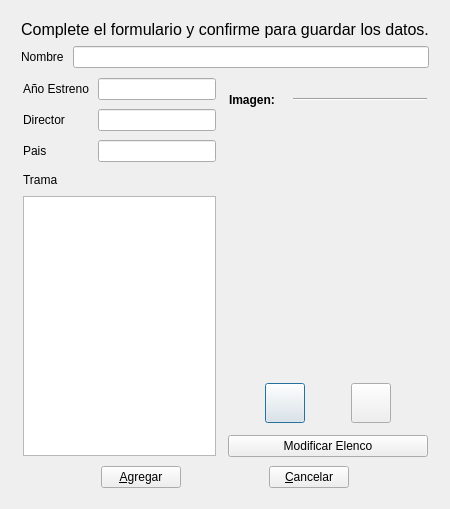
<?xml version="1.0" encoding="UTF-8"?>
<ui version="4.0">
 <class>FormularioPelicula</class>
 <widget class="QDialog" name="FormularioPelicula">
  <property name="geometry">
   <rect>
    <x>0</x>
    <y>0</y>
    <width>450</width>
    <height>509</height>
   </rect>
  </property>
  <property name="minimumSize">
   <size>
    <width>450</width>
    <height>0</height>
   </size>
  </property>
  <property name="maximumSize">
   <size>
    <width>450</width>
    <height>509</height>
   </size>
  </property>
  <property name="windowTitle">
   <string>Nueva Película</string>
  </property>
  <layout class="QVBoxLayout" name="verticalLayout_6">
   <item>
    <widget class="QStackedWidget" name="stackedWidget">
     <property name="frameShape">
      <enum>QFrame::NoFrame</enum>
     </property>
     <property name="frameShadow">
      <enum>QFrame::Plain</enum>
     </property>
     <property name="currentIndex">
      <number>0</number>
     </property>
     <widget class="QWidget" name="datosPelicula">
      <property name="enabled">
       <bool>true</bool>
      </property>
      <layout class="QVBoxLayout" name="verticalLayout_5">
       <item>
        <widget class="QLabel" name="label_7">
         <property name="font">
          <font>
           <family>Cantarell</family>
           <pointsize>12</pointsize>
          </font>
         </property>
         <property name="text">
          <string>Complete el formulario y confirme para guardar los datos.</string>
         </property>
         <property name="alignment">
          <set>Qt::AlignCenter</set>
         </property>
        </widget>
       </item>
       <item>
        <widget class="QWidget" name="widget" native="true">
         <layout class="QHBoxLayout" name="horizontalLayout">
          <property name="spacing">
           <number>9</number>
          </property>
          <property name="margin">
           <number>1</number>
          </property>
          <item>
           <widget class="QLabel" name="label">
            <property name="text">
             <string>Nombre</string>
            </property>
           </widget>
          </item>
          <item>
           <widget class="QLineEdit" name="nombreLineEdit">
            <property name="inputMethodHints">
             <set>Qt::ImhNone</set>
            </property>
           </widget>
          </item>
         </layout>
        </widget>
       </item>
       <item>
        <widget class="QWidget" name="widget_8" native="true">
         <layout class="QHBoxLayout" name="horizontalLayout_4">
          <property name="spacing">
           <number>9</number>
          </property>
          <property name="margin">
           <number>1</number>
          </property>
          <item>
           <widget class="QWidget" name="widget_7" native="true">
            <layout class="QVBoxLayout" name="verticalLayout_4">
             <property name="spacing">
              <number>9</number>
             </property>
             <property name="margin">
              <number>1</number>
             </property>
             <item>
              <widget class="QWidget" name="widget_2" native="true">
               <layout class="QFormLayout" name="formLayout">
                <property name="horizontalSpacing">
                 <number>9</number>
                </property>
                <property name="verticalSpacing">
                 <number>9</number>
                </property>
                <property name="margin">
                 <number>1</number>
                </property>
                <item row="0" column="0">
                 <widget class="QLabel" name="label_2">
                  <property name="text">
                   <string>Año Estreno</string>
                  </property>
                 </widget>
                </item>
                <item row="0" column="1">
                 <widget class="QLineEdit" name="estrenoLineEdit">
                  <property name="inputMethodHints">
                   <set>Qt::ImhNone</set>
                  </property>
                 </widget>
                </item>
                <item row="1" column="0">
                 <widget class="QLabel" name="label_4">
                  <property name="text">
                   <string>Director</string>
                  </property>
                 </widget>
                </item>
                <item row="1" column="1">
                 <widget class="QLineEdit" name="directorLineEdit"/>
                </item>
                <item row="2" column="0">
                 <widget class="QLabel" name="label_5">
                  <property name="text">
                   <string>Pais</string>
                  </property>
                 </widget>
                </item>
                <item row="2" column="1">
                 <widget class="QLineEdit" name="paisLineEdit"/>
                </item>
               </layout>
              </widget>
             </item>
             <item>
              <widget class="QWidget" name="widget_6" native="true">
               <layout class="QVBoxLayout" name="verticalLayout_3">
                <property name="spacing">
                 <number>9</number>
                </property>
                <property name="margin">
                 <number>1</number>
                </property>
                <item>
                 <widget class="QLabel" name="label_6">
                  <property name="text">
                   <string>Trama</string>
                  </property>
                 </widget>
                </item>
                <item>
                 <widget class="QPlainTextEdit" name="tramaPlainTextEdit"/>
                </item>
               </layout>
              </widget>
             </item>
            </layout>
           </widget>
          </item>
          <item>
           <widget class="QWidget" name="widget_5" native="true">
            <layout class="QVBoxLayout" name="verticalLayout_2">
             <property name="spacing">
              <number>9</number>
             </property>
             <property name="margin">
              <number>1</number>
             </property>
             <item>
              <widget class="QWidget" name="widget_3" native="true">
               <property name="minimumSize">
                <size>
                 <width>0</width>
                 <height>0</height>
                </size>
               </property>
               <layout class="QHBoxLayout" name="horizontalLayout_2">
                <property name="spacing">
                 <number>9</number>
                </property>
                <property name="margin">
                 <number>1</number>
                </property>
                <item>
                 <widget class="QLabel" name="label_8">
                  <property name="minimumSize">
                   <size>
                    <width>0</width>
                    <height>0</height>
                   </size>
                  </property>
                  <property name="maximumSize">
                   <size>
                    <width>55</width>
                    <height>16777215</height>
                   </size>
                  </property>
                  <property name="font">
                   <font>
                    <weight>75</weight>
                    <bold>true</bold>
                   </font>
                  </property>
                  <property name="text">
                   <string>Imagen:</string>
                  </property>
                 </widget>
                </item>
                <item>
                 <widget class="Line" name="line">
                  <property name="orientation">
                   <enum>Qt::Horizontal</enum>
                  </property>
                 </widget>
                </item>
               </layout>
              </widget>
             </item>
             <item>
              <widget class="QLabel" name="imagenLabel">
               <property name="minimumSize">
                <size>
                 <width>200</width>
                 <height>240</height>
                </size>
               </property>
               <property name="maximumSize">
                <size>
                 <width>200</width>
                 <height>240</height>
                </size>
               </property>
               <property name="text">
                <string/>
               </property>
               <property name="pixmap">
                <pixmap>ImgProductos/No Imagen.png</pixmap>
               </property>
               <property name="scaledContents">
                <bool>true</bool>
               </property>
               <property name="alignment">
                <set>Qt::AlignCenter</set>
               </property>
               <property name="wordWrap">
                <bool>false</bool>
               </property>
               <property name="openExternalLinks">
                <bool>false</bool>
               </property>
              </widget>
             </item>
             <item>
              <widget class="QWidget" name="widget_4" native="true">
               <layout class="QHBoxLayout" name="horizontalLayout_3">
                <property name="spacing">
                 <number>9</number>
                </property>
                <property name="margin">
                 <number>1</number>
                </property>
                <item>
                 <spacer name="horizontalSpacer_10">
                  <property name="orientation">
                   <enum>Qt::Horizontal</enum>
                  </property>
                  <property name="sizeHint" stdset="0">
                   <size>
                    <width>40</width>
                    <height>20</height>
                   </size>
                  </property>
                 </spacer>
                </item>
                <item>
                 <widget class="QPushButton" name="nuevaImagenButton">
                  <property name="maximumSize">
                   <size>
                    <width>40</width>
                    <height>40</height>
                   </size>
                  </property>
                  <property name="toolTip">
                   <string>&lt;html&gt;&lt;head/&gt;&lt;body&gt;&lt;p align=&quot;center&quot;&gt;&lt;span style=&quot; font-size:12pt;&quot;&gt;Añada una fotografía de la película&lt;/span&gt;&lt;/p&gt;&lt;p align=&quot;center&quot;&gt;&lt;span style=&quot; font-size:12pt;&quot;&gt;Tamaño recomendado 200px x 240px o superior&lt;/span&gt;&lt;/p&gt;&lt;/body&gt;&lt;/html&gt;</string>
                  </property>
                  <property name="text">
                   <string/>
                  </property>
                  <property name="icon">
                   <iconset>
                    <normaloff>imgInterfaz/buscarImagen1.png</normaloff>imgInterfaz/buscarImagen1.png</iconset>
                  </property>
                  <property name="iconSize">
                   <size>
                    <width>30</width>
                    <height>30</height>
                   </size>
                  </property>
                 </widget>
                </item>
                <item>
                 <spacer name="horizontalSpacer_4">
                  <property name="orientation">
                   <enum>Qt::Horizontal</enum>
                  </property>
                  <property name="sizeHint" stdset="0">
                   <size>
                    <width>40</width>
                    <height>20</height>
                   </size>
                  </property>
                 </spacer>
                </item>
                <item>
                 <widget class="QPushButton" name="borrarImagenButton">
                  <property name="maximumSize">
                   <size>
                    <width>40</width>
                    <height>40</height>
                   </size>
                  </property>
                  <property name="toolTip">
                   <string>&lt;html&gt;&lt;head/&gt;&lt;body&gt;&lt;p align=&quot;center&quot;&gt;&lt;span style=&quot; font-size:12pt;&quot;&gt;Eliminar imagen&lt;/span&gt;&lt;/p&gt;&lt;/body&gt;&lt;/html&gt;</string>
                  </property>
                  <property name="text">
                   <string/>
                  </property>
                  <property name="icon">
                   <iconset>
                    <normaloff>imgInterfaz/eliminarImagen1.png</normaloff>imgInterfaz/eliminarImagen1.png</iconset>
                  </property>
                  <property name="iconSize">
                   <size>
                    <width>30</width>
                    <height>30</height>
                   </size>
                  </property>
                 </widget>
                </item>
                <item>
                 <spacer name="horizontalSpacer_11">
                  <property name="orientation">
                   <enum>Qt::Horizontal</enum>
                  </property>
                  <property name="sizeHint" stdset="0">
                   <size>
                    <width>40</width>
                    <height>20</height>
                   </size>
                  </property>
                 </spacer>
                </item>
               </layout>
              </widget>
             </item>
             <item>
              <widget class="QPushButton" name="elencoButton">
               <property name="text">
                <string>Modificar Elenco</string>
               </property>
              </widget>
             </item>
            </layout>
           </widget>
          </item>
         </layout>
        </widget>
       </item>
       <item>
        <widget class="QWidget" name="widget_9" native="true">
         <layout class="QHBoxLayout" name="horizontalLayout_5">
          <property name="spacing">
           <number>9</number>
          </property>
          <property name="margin">
           <number>1</number>
          </property>
          <item>
           <spacer name="horizontalSpacer_2">
            <property name="orientation">
             <enum>Qt::Horizontal</enum>
            </property>
            <property name="sizeHint" stdset="0">
             <size>
              <width>66</width>
              <height>20</height>
             </size>
            </property>
           </spacer>
          </item>
          <item>
           <widget class="QPushButton" name="agregarButton">
            <property name="text">
             <string>&amp;Agregar</string>
            </property>
           </widget>
          </item>
          <item>
           <spacer name="horizontalSpacer">
            <property name="orientation">
             <enum>Qt::Horizontal</enum>
            </property>
            <property name="sizeHint" stdset="0">
             <size>
              <width>65</width>
              <height>20</height>
             </size>
            </property>
           </spacer>
          </item>
          <item>
           <widget class="QPushButton" name="cancelarButton">
            <property name="text">
             <string>&amp;Cancelar</string>
            </property>
           </widget>
          </item>
          <item>
           <spacer name="horizontalSpacer_3">
            <property name="orientation">
             <enum>Qt::Horizontal</enum>
            </property>
            <property name="sizeHint" stdset="0">
             <size>
              <width>66</width>
              <height>20</height>
             </size>
            </property>
           </spacer>
          </item>
         </layout>
        </widget>
       </item>
      </layout>
     </widget>
     <widget class="QWidget" name="elencoPelicula">
      <layout class="QVBoxLayout" name="verticalLayout">
       <item>
        <widget class="QLabel" name="label_3">
         <property name="text">
          <string>&lt;html&gt;&lt;head/&gt;&lt;body&gt;&lt;p align=&quot;center&quot;&gt;Seleccione un actor, desígnele su rol y descríbalo previamente antes de grabar. Ya guardado el actor ingresado puede continuar añadiendo actores a la película tantas veces quiera. Cuando haya finalizado la asignación de roles presione terminar para continuar con en ingreso de la película.&lt;/p&gt;&lt;/body&gt;&lt;/html&gt;</string>
         </property>
         <property name="alignment">
          <set>Qt::AlignCenter</set>
         </property>
         <property name="wordWrap">
          <bool>true</bool>
         </property>
        </widget>
       </item>
       <item>
        <widget class="QGroupBox" name="groupBox_4">
         <property name="title">
          <string>Elenco para </string>
         </property>
         <layout class="QVBoxLayout" name="verticalLayout_7">
          <item>
           <widget class="QGroupBox" name="groupBox_2">
            <property name="title">
             <string>Actor</string>
            </property>
            <layout class="QHBoxLayout" name="horizontalLayout_8">
             <item>
              <spacer name="horizontalSpacer_8">
               <property name="orientation">
                <enum>Qt::Horizontal</enum>
               </property>
               <property name="sizeHint" stdset="0">
                <size>
                 <width>40</width>
                 <height>20</height>
                </size>
               </property>
              </spacer>
             </item>
             <item>
              <widget class="QComboBox" name="actoresComboBox">
               <property name="minimumSize">
                <size>
                 <width>300</width>
                 <height>0</height>
                </size>
               </property>
               <property name="maximumSize">
                <size>
                 <width>300</width>
                 <height>16777215</height>
                </size>
               </property>
              </widget>
             </item>
            </layout>
           </widget>
          </item>
          <item>
           <widget class="QGroupBox" name="groupBox">
            <property name="title">
             <string>Rol del actor</string>
            </property>
            <layout class="QHBoxLayout" name="horizontalLayout_6">
             <item>
              <spacer name="horizontalSpacer_9">
               <property name="orientation">
                <enum>Qt::Horizontal</enum>
               </property>
               <property name="sizeHint" stdset="0">
                <size>
                 <width>40</width>
                 <height>20</height>
                </size>
               </property>
              </spacer>
             </item>
             <item>
              <widget class="QLineEdit" name="rolLineEdit">
               <property name="minimumSize">
                <size>
                 <width>300</width>
                 <height>0</height>
                </size>
               </property>
               <property name="maximumSize">
                <size>
                 <width>300</width>
                 <height>16777215</height>
                </size>
               </property>
              </widget>
             </item>
            </layout>
           </widget>
          </item>
          <item>
           <widget class="QGroupBox" name="groupBox_3">
            <property name="title">
             <string>Descripción del rol</string>
            </property>
            <layout class="QHBoxLayout" name="horizontalLayout_9">
             <item>
              <widget class="QPlainTextEdit" name="infoRolPlainTextEdit">
               <property name="minimumSize">
                <size>
                 <width>250</width>
                 <height>100</height>
                </size>
               </property>
               <property name="maximumSize">
                <size>
                 <width>300</width>
                 <height>100</height>
                </size>
               </property>
              </widget>
             </item>
            </layout>
           </widget>
          </item>
         </layout>
        </widget>
       </item>
       <item>
        <widget class="QWidget" name="widget_10" native="true">
         <layout class="QHBoxLayout" name="horizontalLayout_10">
          <item>
           <spacer name="horizontalSpacer_6">
            <property name="orientation">
             <enum>Qt::Horizontal</enum>
            </property>
            <property name="sizeHint" stdset="0">
             <size>
              <width>40</width>
              <height>20</height>
             </size>
            </property>
           </spacer>
          </item>
          <item>
           <widget class="QPushButton" name="grabarElencoButton">
            <property name="text">
             <string>&amp;Grabar</string>
            </property>
           </widget>
          </item>
          <item>
           <spacer name="horizontalSpacer_5">
            <property name="orientation">
             <enum>Qt::Horizontal</enum>
            </property>
            <property name="sizeHint" stdset="0">
             <size>
              <width>40</width>
              <height>20</height>
             </size>
            </property>
           </spacer>
          </item>
          <item>
           <widget class="QPushButton" name="terminarElencoButton">
            <property name="text">
             <string>&amp;Terminar</string>
            </property>
           </widget>
          </item>
          <item>
           <spacer name="horizontalSpacer_7">
            <property name="orientation">
             <enum>Qt::Horizontal</enum>
            </property>
            <property name="sizeHint" stdset="0">
             <size>
              <width>40</width>
              <height>20</height>
             </size>
            </property>
           </spacer>
          </item>
         </layout>
        </widget>
       </item>
      </layout>
     </widget>
    </widget>
   </item>
  </layout>
 </widget>
 <tabstops>
  <tabstop>nombreLineEdit</tabstop>
  <tabstop>estrenoLineEdit</tabstop>
  <tabstop>directorLineEdit</tabstop>
  <tabstop>paisLineEdit</tabstop>
  <tabstop>tramaPlainTextEdit</tabstop>
  <tabstop>nuevaImagenButton</tabstop>
  <tabstop>borrarImagenButton</tabstop>
  <tabstop>elencoButton</tabstop>
  <tabstop>actoresComboBox</tabstop>
  <tabstop>rolLineEdit</tabstop>
  <tabstop>infoRolPlainTextEdit</tabstop>
  <tabstop>grabarElencoButton</tabstop>
  <tabstop>terminarElencoButton</tabstop>
  <tabstop>agregarButton</tabstop>
  <tabstop>cancelarButton</tabstop>
 </tabstops>
 <resources/>
 <connections>
  <connection>
   <sender>cancelarButton</sender>
   <signal>clicked()</signal>
   <receiver>FormularioPelicula</receiver>
   <slot>close()</slot>
   <hints>
    <hint type="sourcelabel">
     <x>310</x>
     <y>474</y>
    </hint>
    <hint type="destinationlabel">
     <x>224</x>
     <y>254</y>
    </hint>
   </hints>
  </connection>
 </connections>
</ui>
